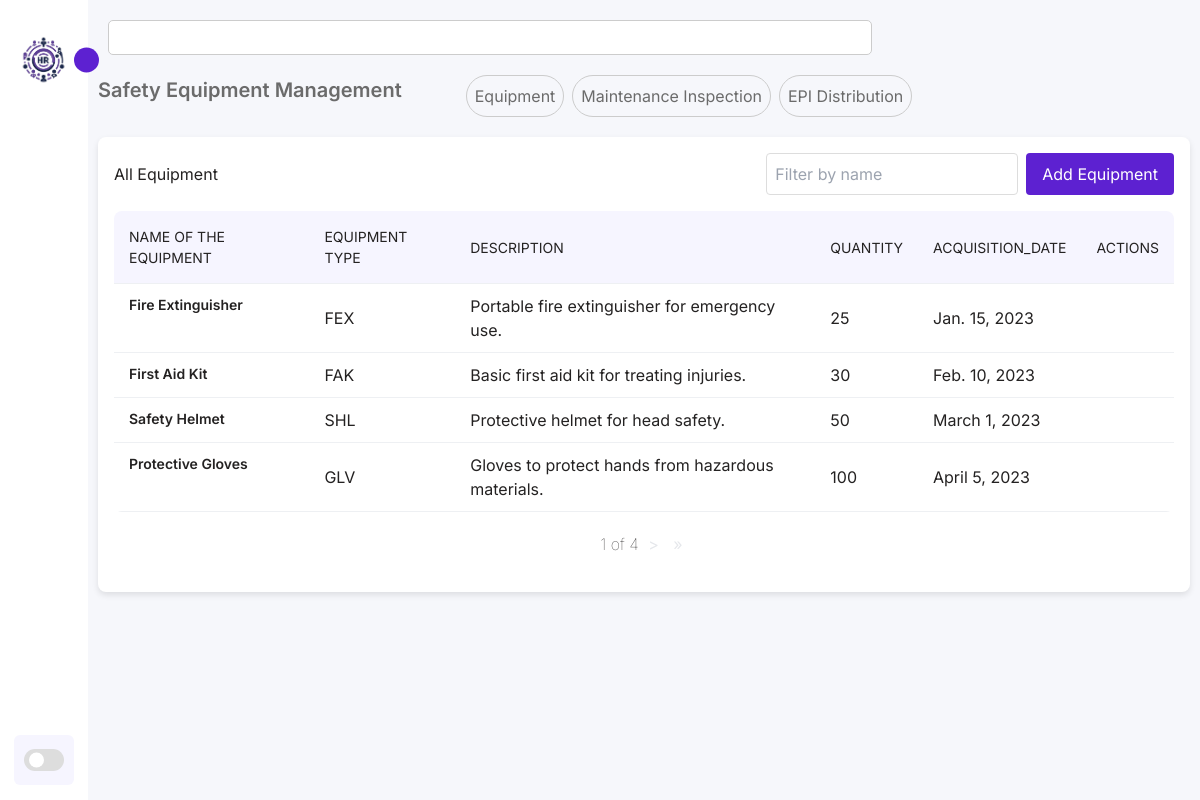
The page /safety-equipment-management/equipment/ on the database its author committed.
### osha_safetyequipmentmanagement/models.py (models this page shows, shortened)
class Equipment(models.Model):
    EQUIPMENT_TYPES = [
        ('EPI', 'Personal Protective Equipment'),
        ('EPC', 'Collective Protective Equipment'),
    ]
    name = models.CharField(max_length=255)
    type = models.CharField(choices=EQUIPMENT_TYPES, max_length=3)
    description = models.TextField()
    quantity = models.PositiveIntegerField()
    acquisition_date = models.DateField()

### osha_safetyequipmentmanagement/views.py (the view)
# urls.py: path('equipment/', views.equipment_list, name='equipment_list'),
def equipment_list(request):
    equipments = Equipment.objects.all()  # Obter todos os equipamentos
    paginator = Paginator(equipments, 4)  # 10 equipamentos por página
    page_number = request.GET.get('page')  # Pega o número da página da URL
    page_obj = paginator.get_page(page_number)  # Obtém os objetos para a página
    return render(request, 'equipment_list.html', {'page_obj': page_obj})

### osha_safetyequipmentmanagement/templates/equipment_list.html (shortened to what this page needs)
{% extends 'base_generic.html' %}
{% load static %}
{% block extra_styles %}
    <link rel="stylesheet" href="{% static 'css/lists.css' %}">
{% endblock %}
{% block content %}
<section class="main-title">
    <h1>Safety Equipment Management</h1>
    <div class="buttons">
        <a class="sub-item" href="{% url 'equipment_list' %}">Equipment</a>
        <a class="sub-item" href="{% url 'maintenance_inspection_list' %}">Maintenance Inspection</a>
        <a class="sub-item" href="{% url 'epi_distribution_list' %}">EPI Distribution</a>
    </div>
</section>
<div class="card">
    <div class="card-header">
        <h2>All Equipment</h2>
        <div class="filters">
            <input type="search" placeholder="Filter by name" class="filter-input" />
            <button class="btn_add"><a href="{% url 'equipment_create' %}">Add Equipment</a></button>
        </div>
    </div>
    <div class="board">
        <table width="100%">
            <thead>
                <tr>
                    <td>Name of the equipment</td>
                    <td>Equipment type</td>
                    <td>Description</td>
                    <td>Quantity</td>
                    <td>Acquisition_date</td>
                    <td>Actions</td>
                </tr>
            </thead>
            <tbody>
                {% for equipment in page_obj %}
                <tr>
                    <td class="people">
                        <div class="">
                            <h5>{{ equipment.name }}</h5>
                        </div>
                    </td>
                    <td>{{ equipment.type }}</td>
                    <td>{{ equipment.description }}</td>
                    <td class="active">{{ equipment.quantity }}</td>
                    <td>{{ equipment.acquisition_date }}</td>
                    <td class="table-icons">
                    </td>
                </tr>
                {% endfor %}
            </tbody>
        </table>
    </div>
    <div class="pagination">
        <span class="step-links">
            <span class="current">
                 {{ page_obj.number }} of {{ page_obj.paginator.num_pages }}
            </span>
            {% if page_obj.has_next %}
                <a href="?page={{ page_obj.next_page_number }}">&gt;</a>
                <a href="?page={{ page_obj.paginator.num_pages }}">&raquo;</a>
            {% endif %}
        </span>
    </div>
</div>
{% endblock %}

### static/css/style.css (style rules this page uses)
:root { --color-dark: #1D2231; --text-grey: #8390A2; --bg-body: #f6f7fb; --bg-main: #ffffff; --main-color: #5d21d1; --text-white: #ffffff; --body-color: #E4E9F7; --sidebar-color: #FFF; --primary-color: #5d21d1; --primary-color-light: #F6F5FF; --toggle-color: #DDD; --text-color: #242222; --tran-03: all 0.2s ease; --tran-04: all 0.3s ease; --tran-05: all 0.3s ease; }
* { padding: 0; margin: 0; box-sizing: border-box; list-style-type: none; text-decoration: none; font-family: 'Inter', sans-serif; }
body { height: 100vh; background: var(--bg-body); margin: 1rem 3rem; }
.main-title { display: flex; gap: 4rem; margin-bottom: 20px; }
.main-title h1 { font-size: 20px; font-weight: 600; color: #6b6b6b; }
.buttons { display: flex; gap: 0.5rem; }
.buttons .sub-item { background: transparent; padding: 0.5rem 0.5rem; border: solid 1px #ccc; border-radius: 30px; color: #6b6b6b; }
.pagination { margin: 20px 0; text-align: center; color: var(--text-color); }
.step-links a { margin: 0 5px; text-decoration: none; color: #e5e7eb; }
.step-links .current { font-weight: lighter; }

### static/css/lists.css (style rules this page uses)
.card { background-color: var(--bg-main); border-radius: 8px; box-shadow: 0 3px 6px rgba(0, 0, 0, 0.1); padding: 1rem; margin-bottom: 1rem; width: 100%; max-width: 100%; }
.card-header { display: flex; justify-content: space-between; align-items: center; margin-bottom: 1rem; color: var(--text-color); }
.filters { display: flex; gap: 0.5rem; }
.filter-input, .filter-select { padding: 0.5rem; border: 1px solid #ddd; border-radius: 4px; }
.btn_add { padding: 0.2rem 1rem; border-radius: 4px; border: none; background-color: var(--main-color); color: var(--text-white); cursor: pointer; }
.board { width: 100%; overflow: auto; background: #fff; border-radius: 8px; }
.board h5 { font-weight: 600; font-size: 14px; }
.board .people { display: flex; justify-self: flex-start; align-items: center; text-align: start; }
table { border-collapse: collapse; width: 100%; }
tr { border-bottom: 1px solid #eef0f3; }
thead td { font-size: 14px; text-transform: uppercase; font-weight: 400; background: #F9FAFB; text-align: start; padding: 15px; }
tbody tr td { padding: 10px 15px; }
table { border-collapse: collapse; }
thead td { font-size: 12px; text-transform: uppercase; font-weight: 400; background: #F9FAFB; text-align: start; padding: 10px; }
tbody tr td { padding: 10px 10px; }
table { border-collapse: collapse; width: 100%; background-color: var(--bg-main); color: var(--text-color); }
thead td { font-size: 14px; text-transform: uppercase; font-weight: 400; background: var(--primary-color-light); text-align: start; padding: 15px; }

### rows shown on the page
Equipment: name "Fire Extinguisher", type "FEX", description "Portable fire extinguisher for emergency use.", quantity "25", acquisition_date "Jan. 15, 2023"
Equipment: name "First Aid Kit", type "FAK", description "Basic first aid kit for treating injuries.", quantity "30", acquisition_date "Feb. 10, 2023"
Equipment: name "Safety Helmet", type "SHL", description "Protective helmet for head safety.", quantity "50", acquisition_date "March 1, 2023"
Equipment: name "Protective Gloves", type "GLV", description "Gloves to protect hands from hazardous materials.", quantity "100", acquisition_date "April 5, 2023"

### other values the page prints
{{ page_obj.number }} "1"
{{ page_obj.paginator.num_pages }} "4"
